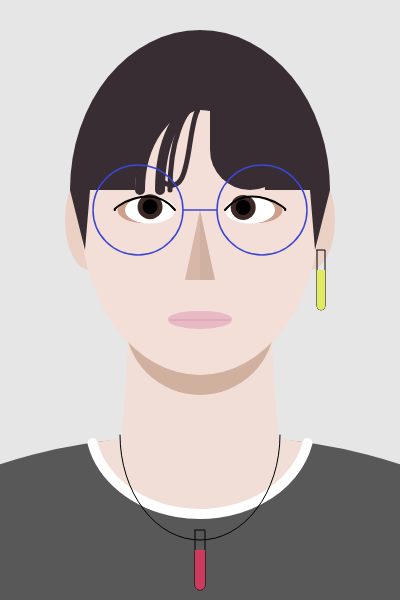
Frame 1 (no input)
Frame 60 (no input): identical to frame 1, image omitted
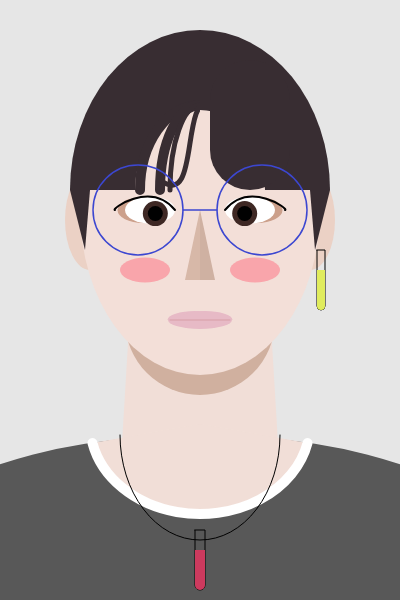
Frame 120 (the mouse pressed at the canvas centre since frame 60)

The p5.js sketch that drew these frames (run headless with seeded random() and noise() and a simulated clock; from frame 60 on, the mouse is pressed at the canvas centre):

// p5.js sketch
// ── sketch.js
let blinkTimer = 0; //state
let blinkState = false;
let blushAlpha = 0;
let glassColor = 0;
let shakeX = 0;
let isShaking = false;
let shakeTimer = 0;
let eX = 321; //earring_state
let eY = 280;
let eVX = 0;
let eVY = 0;
let eFlying = false;
let eVisible = true;
let exploding = false; //explosion_state
let explodeTimer = 0;
let scorched = false;
function setup() {
  createCanvas(400, 600);
  noStroke();  }
function draw() {
  background(230);
  blinkTimer++;  //blink
  if (blinkTimer > 180) blinkState = true;
  if (blinkTimer > 190) { blinkState = false; blinkTimer = 0; }
  if (blushAlpha > 0) blushAlpha -= 1;
  if (isShaking) { //shake
    shakeTimer++;
    shakeX = sin(shakeTimer * 0.5) * 8;
    if (shakeTimer > 40) { isShaking = false; shakeTimer = 0; shakeX = 0; } }
  if (eFlying) { //earring_move
    eX += eVX;
    eY += eVY;
    if (dist(eX, eY, 200, 550) < 20) {
      eVisible = false;
      eFlying = false;
      exploding = true;
      explodeTimer = 0; } }
  if (exploding) { //explosion_update
    explodeTimer++;
    if (explodeTimer > 60) { exploding = false; scorched = true; } }
  push(); ////////////////////////////////////////////////////////////////
  translate(shakeX, 0);
  fill('#f1ded7'); //neck
  quad(130, 310, 270, 310, 285, 560, 115, 560);
  fill('#ebd1c5'); //ears
  ellipse(90, 220, 50, 100); //ear_left
  ellipse(310, 220, 50, 100); //ear_right
  fill('#d0b09f'); //shadow
  arc(200, 320, 150, 150, 0, PI);
  fill('#f3dfd8'); //head
  ellipse(200, 210, 240, 330);
  fill('#382d32'); //left_front_hair
  arc(200, 190, 260, 320, PI, PI + HALF_PI);
  fill('#f3dfd8'); //for_face_color
  arc(200, 190, 130, 160, PI, PI + HALF_PI);
  stroke('#382d32'); //front_left_hair
  noFill();
  strokeWeight(10);
  arc(200, 190, 120, 170, PI, PI + HALF_PI);
  arc(200, 190, 80, 170, PI, PI + HALF_PI);
  strokeWeight(5);
  arc(200, 190, 60, 170, PI, PI + HALF_PI);
  bezier(210, 100, 180, 100, 200, 210, 160, 180);
  noStroke(); //right_front_hair
  fill('#382d32');
  arc(200, 190, 260, 320, PI + HALF_PI, 0);
  fill('#f3dfd8'); //for_face_color
  arc(200, 190, 130, 160, PI + HALF_PI, 0);
  fill('#382d32');
  rect(210, 60, 80, 130, 60);
  fill('#382d32'); //hair_side
  triangle(70, 190, 90, 190, 85, 250); //left
  triangle(330, 190, 310, 190, 315, 250); //right
  fill('#585858'); //base_body
  ellipse(200, 550, 600, 230);
  stroke(255);
  strokeWeight(10);
  fill('#f1ded7'); //neck
  arc(200, 424, 220, 180, radians(10), radians(170));
  if (scorched) { //scorch_marks
    noStroke();
    fill(color(40, 30, 20, 160)); //burn_main
    ellipse(200, 360, 90, 50);
    ellipse(185, 340, 40, 30);
    ellipse(215, 345, 35, 25); }
  stroke(1); //eyes
  strokeWeight(2); 
  noStroke(); 
  fill('#cca08b'); //eye_left
  ellipse(143, 210, 51, 26); 
  fill(255); //eye_left_in
  ellipse(150, 210, 50, 27); 
  let mx = constrain(mouseX - shakeX, 0, 400);
  let alL = atan2(mouseY - 210, mx - 153);
  fill('#3e2824'); //eye_left_pupil
  circle(153 + cos(alL) * 5, 210 + sin(alL) * 4, 25); 
  fill(1); 
  circle(153 + cos(alL) * 5, 210 + sin(alL) * 4, 15);
  noFill(); //eye_left_line
  stroke(1); 
  bezier(175, 210, 150, 180, 110, 210, 115, 210); 
  noStroke(); //eye_right
  fill('#cca08b'); 
  ellipse(257, 210, 51, 26); 
  fill(255); //eye_right_in
  ellipse(250, 210, 50, 27); 
  let alR = atan2(mouseY - 210, mx - 247);
  fill('#3e2824'); //eye_right_pupil
  circle(247 + cos(alR) * 5, 210 + sin(alR) * 4, 25); 
  fill(1); 
  circle(247 + cos(alR) * 5, 210 + sin(alR) * 4, 15);
  noFill(); //eye_right_line
  stroke(1); 
  bezier(225, 210, 250, 180, 290, 210, 285, 210); 
  if (blinkState) { //blink_overlay
    noStroke(); 
    fill('#f3dfd8');
    ellipse(150, 210, 55, 20); //blink_left
    ellipse(250, 210, 55, 20); }  //blink_right
  fill('#d7b8a8'); //nose
  noStroke(); 
  triangle(200, 210, 200, 280, 185, 280);
  fill('#cfb1a2'); 
  triangle(200, 210, 200, 280, 215, 280);
  fill('#e7bac6'); //mouth
  arc(200, 320, 64, 18, 0, PI); 
  arc(195, 320, 55, 18, PI, 0); 
  arc(205, 320, 55, 18, PI, 0);
  stroke('#c58086'); 
  strokeWeight(0.5); 
  line(170, 320, 230, 320);
  noFill(); //glasses
  randomSeed(glassColor); 
  stroke(color(random(255), random(255), random(255)));
  strokeWeight(1.5); 
  circle(138, 210, 90); 
  circle(262, 210, 90); 
  line(183, 210, 217, 210);
  if (!scorched) { //glass_tube_necklace
    noFill(); 
    stroke(1); 
    strokeWeight(1);
    rect(195, 530, 10, 60, 0, 0, 50, 50); 
    arc(200, 435, 160, 210, 0, PI);
    fill('#cd3a5e'); 
    noStroke(); 
    rect(195, 550, 10, 40, 0, 0, 50, 50); }
  if (eVisible) { //glass_tube_earring
    noFill(); 
    stroke(1); 
    strokeWeight(1);
    rect(eX - 4, eY - 30, 8, 60, 0, 0, 50, 50);
    fill('#e0ec5d'); 
    noStroke(); 
    rect(eX - 4, eY - 10, 8, 40, 0, 0, 50, 50); }
  if (exploding) { //explosion_particles
    randomSeed(42); 
    noStroke();
    for (let i = 0; i < 60; i++) {
      let angle = random(TWO_PI);
      let spd = random(2, 9);
      let t = explodeTimer;
      let px = 200 + cos(angle) * spd * t;
      let py = 550 + sin(angle) * spd * t + 0.1 * t * t; //gravity
      let alpha = map(t, 0, 60, 255, 0);
      let col = floor(random(3));
      if (col == 0) fill(color(255, 200, 50, alpha)); //spark_yellow
      if (col == 1) fill(color(255, 100, 0, alpha));  //spark_orange
      if (col == 2) fill(color(200, 50, 0, alpha));   //spark_red
      circle(px, py, random(4, 12)); }
    if (explodeTimer < 8) { //explosion_flash
      fill(color(255, 230, 100, map(explodeTimer, 0, 8, 200, 0)));
      rect(0, 0, 400, 600); } }
  if (blushAlpha > 0) { //blush
    noStroke(); 
    fill(color(255, 100, 120, blushAlpha));
    ellipse(145, 270, 50, 25); 
    ellipse(255, 270, 50, 25); }
  pop(); }
function mousePressed() { ///////////////////////////interaction line
  if (scorched) { //reset_on_scorched
    eX = 321; eY = 280; eVX = 0; eVY = 0;
    eFlying = false; 
    eVisible = true;
    exploding = false; 
    explodeTimer = 0; 
    scorched = false;
    return; }
  if (dist(mouseX - shakeX, mouseY, eX, eY) < 30 && eVisible && !eFlying) { //earring_click
    eFlying = true;
    let angle = atan2(550 - eY, 200 - eX);
    eVX = cos(angle) * 5; 
    eVY = sin(angle) * 5;
  } else { blushAlpha = 180; } } //blush_click
function keyPressed() {
  if (key === ' ') glassColor++; //glasses_color
  if (keyCode === LEFT_ARROW || keyCode === RIGHT_ARROW) {
    isShaking = true; 
    shakeTimer = 0; 
  } }//shake   
